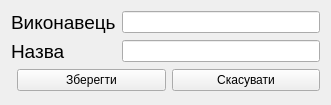
<?xml version="1.0" encoding="UTF-8"?>
<ui version="4.0">
 <class>EditTrack</class>
 <widget class="QWidget" name="EditTrack">
  <property name="windowModality">
   <enum>Qt::ApplicationModal</enum>
  </property>
  <property name="geometry">
   <rect>
    <x>0</x>
    <y>0</y>
    <width>331</width>
    <height>105</height>
   </rect>
  </property>
  <property name="windowTitle">
   <string>Редагувати трек</string>
  </property>
  <layout class="QGridLayout" name="gridLayout">
   <item row="0" column="0">
    <layout class="QFormLayout" name="formLayout">
     <item row="0" column="0">
      <widget class="QLabel" name="label">
       <property name="enabled">
        <bool>true</bool>
       </property>
       <property name="sizePolicy">
        <sizepolicy hsizetype="Preferred" vsizetype="Preferred">
         <horstretch>0</horstretch>
         <verstretch>1</verstretch>
        </sizepolicy>
       </property>
       <property name="font">
        <font>
         <pointsize>14</pointsize>
        </font>
       </property>
       <property name="text">
        <string>Виконавець</string>
       </property>
       <property name="scaledContents">
        <bool>true</bool>
       </property>
       <property name="wordWrap">
        <bool>false</bool>
       </property>
      </widget>
     </item>
     <item row="0" column="1">
      <widget class="QLineEdit" name="artistLineEdit">
       <property name="sizePolicy">
        <sizepolicy hsizetype="Expanding" vsizetype="Fixed">
         <horstretch>0</horstretch>
         <verstretch>2</verstretch>
        </sizepolicy>
       </property>
      </widget>
     </item>
     <item row="1" column="0">
      <widget class="QLabel" name="label_2">
       <property name="enabled">
        <bool>true</bool>
       </property>
       <property name="sizePolicy">
        <sizepolicy hsizetype="Preferred" vsizetype="Preferred">
         <horstretch>0</horstretch>
         <verstretch>2</verstretch>
        </sizepolicy>
       </property>
       <property name="font">
        <font>
         <pointsize>14</pointsize>
        </font>
       </property>
       <property name="text">
        <string>Назва</string>
       </property>
       <property name="scaledContents">
        <bool>true</bool>
       </property>
       <property name="wordWrap">
        <bool>false</bool>
       </property>
      </widget>
     </item>
     <item row="1" column="1">
      <widget class="QLineEdit" name="titleLineEdit">
       <property name="sizePolicy">
        <sizepolicy hsizetype="Expanding" vsizetype="Fixed">
         <horstretch>0</horstretch>
         <verstretch>1</verstretch>
        </sizepolicy>
       </property>
      </widget>
     </item>
    </layout>
   </item>
   <item row="1" column="0">
    <layout class="QFormLayout" name="formLayout_2">
     <item row="0" column="0">
      <spacer name="horizontalSpacer">
       <property name="orientation">
        <enum>Qt::Horizontal</enum>
       </property>
       <property name="sizeHint" stdset="0">
        <size>
         <width>147</width>
         <height>20</height>
        </size>
       </property>
      </spacer>
     </item>
     <item row="0" column="1">
      <layout class="QHBoxLayout" name="horizontalLayout">
       <item>
        <widget class="QPushButton" name="saveButton">
         <property name="sizePolicy">
          <sizepolicy hsizetype="Minimum" vsizetype="Fixed">
           <horstretch>0</horstretch>
           <verstretch>1</verstretch>
          </sizepolicy>
         </property>
         <property name="text">
          <string>Зберегти</string>
         </property>
        </widget>
       </item>
       <item>
        <widget class="QPushButton" name="cancelButton">
         <property name="text">
          <string>Скасувати</string>
         </property>
        </widget>
       </item>
      </layout>
     </item>
    </layout>
   </item>
  </layout>
 </widget>
 <resources/>
 <connections>
  <connection>
   <sender>cancelButton</sender>
   <signal>clicked()</signal>
   <receiver>EditTrack</receiver>
   <slot>close()</slot>
   <hints>
    <hint type="sourcelabel">
     <x>305</x>
     <y>514</y>
    </hint>
    <hint type="destinationlabel">
     <x>176</x>
     <y>267</y>
    </hint>
   </hints>
  </connection>
 </connections>
</ui>
